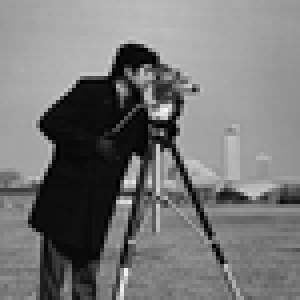
%> input picture MATLAB/offlines/6/170204048/cameraman.png, 75 x 75 px, shrunk from 256 x 256 before the run (shown 4 times larger)
$ octave histogram_equalization.m   (GNU Octave 9; MATLAB toolbox functions it lacks are replaced by stand-ins)
%> lines starting %> are read from the running program, lines starting %| are printed output that depends on the picture
I = imread('cameraman.png');
%> I is the input picture: size 75x75 uint8; min 0, max 248, mean 118.7
[row, col]= size(I);
%> row = 75; col = 75
E = uint8(ones(row, col));

grayLevels= zeros(1,256);
noOfPixels = zeros(1,256);
noOfPixels2 = zeros(1,256);
pdf = zeros(1,256);
cdf = zeros(1,256);
rounded = zeros(1,256);

for i = 1:row
    for j=1:col
        temp=I(i,j)+1;
        noOfPixels(temp) = noOfPixels(temp)+1;
    end
end
%> after the loop, noOfPixels = 256 values, max 131 at index 15, min 0 at index 208, mean 21.97

pdf = noOfPixels/sum(noOfPixels(:));
%> pdf = 256 values, max 0.0233 at index 15, min 0 at index 208, mean 0.00391
cdf(1) = pdf(1);
for i = 2:256
    cdf(i) = pdf(i) + cdf(i-1);
end
%> after the loop, cdf = 256 values from 0.00391 to 1

rounded = round(255*cdf);
%> rounded = 256 values from 1 to 255

for i = 1:row
    for j=1:col
        temp = I(i,j)+1;
        E(i,j) = rounded(temp);
    end
end
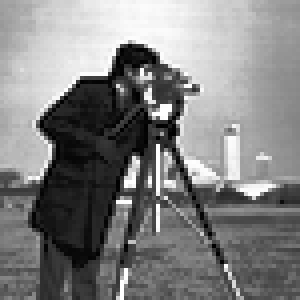
%> E: size 75x75 uint8 (shown 4 times larger); min 1, max 255, mean 128.7

for i = 1:row
    for j=1:col
        temp=E(i,j)+1;
        noOfPixels2(temp) = noOfPixels2(temp)+1;
    end
end
%> after the loop, noOfPixels2 = 256 values, max 131 at index 32, min 0 at index 1, mean 21.97
figure,title("Original Image");
imshow(I);
figure,title("Equalized Image");
imshow(E);
figure,title("Original Histogram");
bar(noOfPixels);
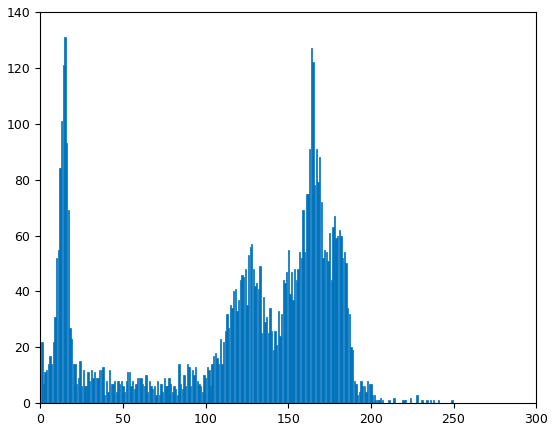
%> figure redrawn from the program's plot data; tallest bar 131 high, from x = 14.6 to 15.4
figure,title("Equalized Histogram");
bar(noOfPixels2);
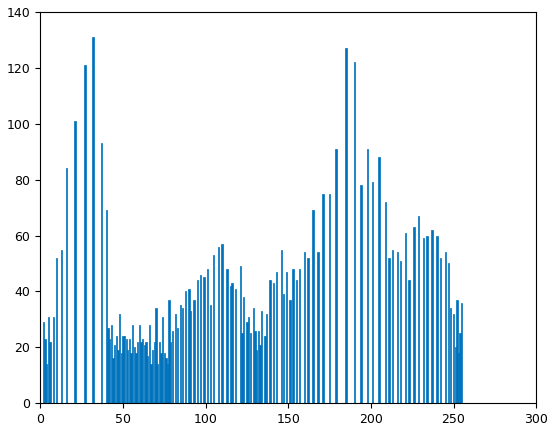
%> figure redrawn from the program's plot data; tallest bar 131 high, from x = 31.6 to 32.4
